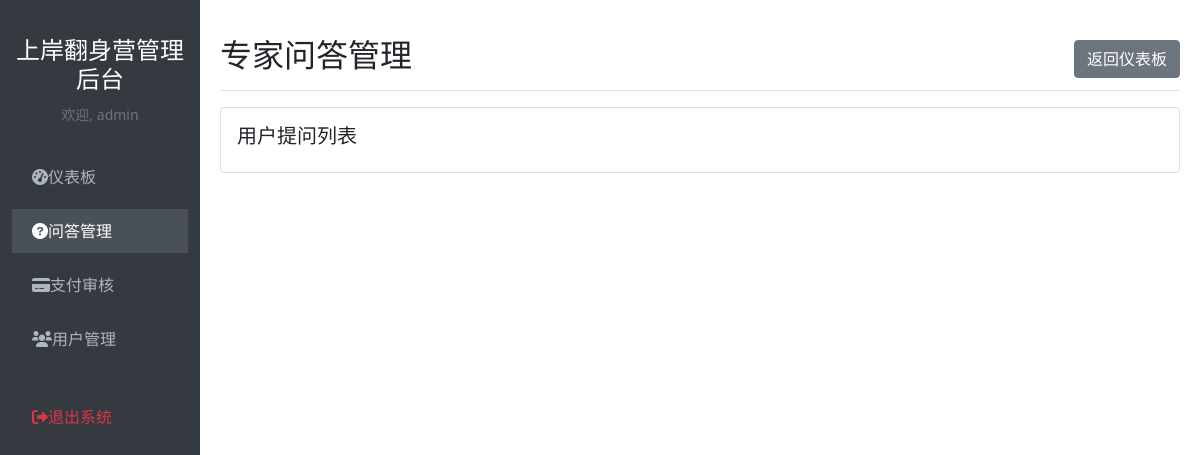
Page /admin/questions (signed in) on the earlier database version.
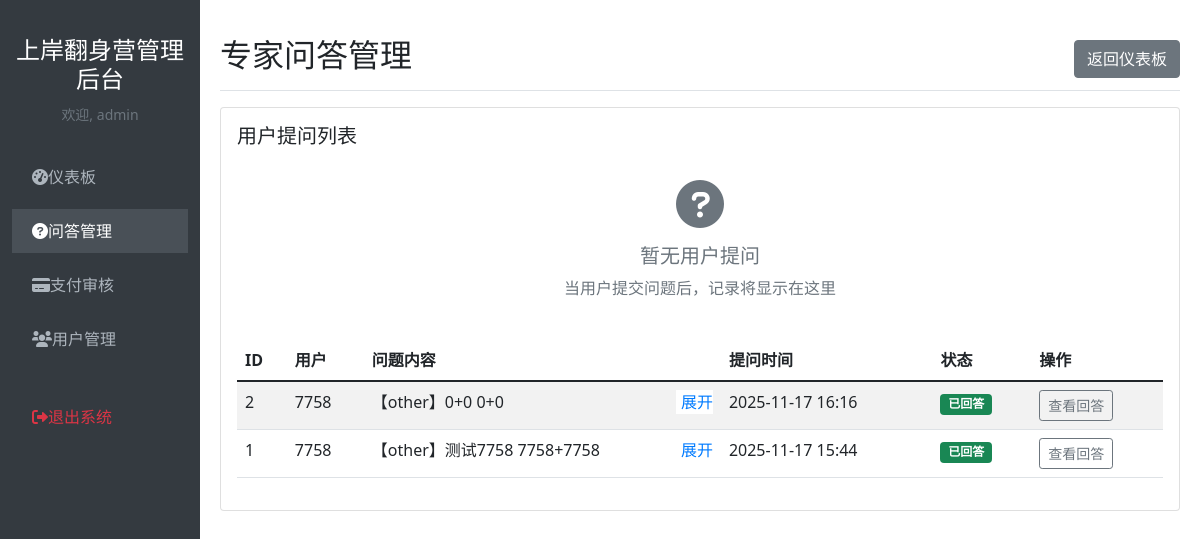
Same page on the later database version.
### app.py (models this page shows, shortened)
class Question(db.Model):
    id = db.Column(db.Integer, primary_key=True)
    user_id = db.Column(db.Integer, db.ForeignKey('user.id'), nullable=False)
    content = db.Column(db.Text, nullable=False)
    answer = db.Column(db.Text)
    answered = db.Column(db.Boolean, default=False)
    create_time = db.Column(db.DateTime, default=datetime.now)
    answer_time = db.Column(db.DateTime)

class User(db.Model):
    id = db.Column(db.Integer, primary_key=True)
    username = db.Column(db.String(80), unique=True, nullable=False)
    email = db.Column(db.String(120), unique=True, nullable=False)
    password = db.Column(db.String(200), nullable=False)
    is_admin = db.Column(db.Boolean, default=False)
    create_time = db.Column(db.DateTime, default=datetime.now)
    payments = db.relationship('Payment', backref='user', lazy=True)
    questions = db.relationship('Question', backref='user', lazy=True)

### app.py (the view)
@app.route('/admin/questions')
@admin_required
def admin_questions():
    questions = Question.query.order_by(Question.create_time.desc()).all()
    return render_template('admin_questions.html', questions=questions)

### app.py (called while the page is built)
def admin_required(f):
    @wraps(f)
    def decorated_function(*args, **kwargs):
        if not session.get('admin_logged_in'):
            flash('请先登录管理员账号', 'warning')
            return redirect(url_for('admin_login'))
        return f(*args, **kwargs)
    return decorated_function

### templates/admin_questions.html (shortened to what this page needs)
<!DOCTYPE html>
<html lang="zh-CN">
<head>
    <link href="https://cdn.jsdelivr.net/npm/bootstrap@5.1.3/dist/css/bootstrap.min.css" rel="stylesheet">
    <link rel="stylesheet" href="https://cdnjs.cloudflare.com/ajax/libs/font-awesome/6.0.0/css/all.min.css">
</head>
<body>
    <div class="container-fluid">
        <div class="row">
            <nav class="col-md-3 col-lg-2 d-md-block sidebar collapse">
                <div class="position-sticky pt-3">
                    <div class="sidebar-header text-center mb-4">
                        <h4>上岸翻身营管理后台</h4>
                        <small class="text-muted">欢迎, {{ session.get('admin_username') }}</small>
                    </div>
                    <ul class="nav flex-column">
                        <li class="nav-item">
                            <a class="nav-link" href="{{ url_for('admin_dashboard') }}">
                                <i class="fas fa-tachometer-alt"></i>仪表板
                            </a>
                        </li>
                        <li class="nav-item">
                            <a class="nav-link active" href="{{ url_for('admin_questions') }}">
                                <i class="fas fa-question-circle"></i>问答管理
                            </a>
                        </li>
                        <li class="nav-item">
                            <a class="nav-link" href="{{ url_for('admin_payments') }}">
                                <i class="fas fa-credit-card"></i>支付审核
                            </a>
                        </li>
                        <li class="nav-item">
                            <a class="nav-link" href="{{ url_for('admin_users') }}">
                                <i class="fas fa-users"></i>用户管理
                            </a>
                        </li>
                        <li class="nav-item mt-4">
                            <a class="nav-link text-danger" href="{{ url_for('admin_logout') }}">
                                <i class="fas fa-sign-out-alt"></i>退出系统
                            </a>
                        </li>
                    </ul>
                </div>
            </nav>
            <main class="col-md-9 ms-sm-auto col-lg-10 main-content">
                <div
                    class="d-flex justify-content-between flex-wrap flex-md-nowrap align-items-center pt-3 pb-2 mb-3 border-bottom">
                    <h1 class="h2">专家问答管理</h1>
                    <a href="{{ url_for('admin_dashboard') }}" class="btn btn-secondary">返回仪表板</a>
                </div>
                <div class="card">
                    <div class="card-body">
                        <h5 class="card-title">用户提问列表</h5>
                        {% if questions %}
                        <div class="table-responsive">
                            <table class="table table-striped">
                                <thead>
                                    <tr>
                                        <th>ID</th>
                                        <th>用户</th>
                                        <th>问题内容</th>
                                        <th>提问时间</th>
                                        <th>状态</th>
                                        <th>操作</th>
                                    </tr>
                                </thead>
                                <tbody>
                                    {% for question in questions %}
                                    <tr>
                                        <td>{{ question.id }}</td>
                                        <td>
                                            {% if question.user %}
                                            {{ question.user.username }}
                                            {% else %}
                                            <span class="text-muted">用户已删除</span>
                                            {% endif %}
                                        </td>
                                        <td>
                                            <div class="question-content" id="content-{{ question.id }}">
                                                {{ question.content }}
                                                <span class="read-more" data-question-id="{{ question.id }}">展开</span>
                                            </div>
                                        </td>
                                        <td>{{ question.create_time.strftime('%Y-%m-%d %H:%M') }}</td>
                                        <td>
                                            {% if question.answered %}
                                            <span class="badge bg-success">已回答</span>
                                            {% else %}
                                            <span class="badge bg-warning">待回答</span>
                                            {% endif %}
                                        </td>
                                        <td>
                                            {% if not question.answered %}
                                            <button class="btn btn-sm btn-primary" data-bs-toggle="modal"
                                                data-bs-target="#answerModal" data-question-id="{{ question.id }}"
                                                data-question-content="{{ question.content | replace('"', ' &quot;')
                                                }}">
                                                回答
                                            </button>
                                            {% else %}
                                            <button class="btn btn-sm btn-outline-secondary" data-bs-toggle="modal"
                                                data-bs-target="#viewAnswerModal"
                                                data-question-content="{{ question.content | replace('"', ' &quot;') }}"
                                                data-answer="{{ question.answer | replace('"', ' &quot;') }}">
                                                查看回答
                                            </button>
                                            {% endif %}
                                        </td>
                                    </tr>
                                    {% endfor %}
                                    <div class="text-center py-4">
                                        <i class="fas fa-question-circle fa-3x text-muted mb-3"></i>
                                        <h5 class="text-muted">暂无用户提问</h5>
                                        <p class="text-muted">当用户提交问题后，记录将显示在这里</p>
                                    </div>
                                    {% endif %}
                        </div>
                    </div>
            </main>
        </div>
    </div>
</body>
</html>

### templates/admin_questions.html (style rules this page uses)
.sidebar { background: #343a40; color: white; height: 100vh; position: fixed; padding-top: 20px; }
.sidebar .nav-link { color: #adb5bd; padding: 10px 20px; margin: 5px 0; }
.sidebar .nav-link:hover, .sidebar .nav-link.active { color: white; background: #495057; }
.main-content { margin-left: 250px; padding: 20px; }
.question-content { max-height: 100px; overflow: hidden; position: relative; }
.read-more { position: absolute; bottom: 0; right: 0; background: white; padding-left: 5px; cursor: pointer; color: #007bff; }

Differences in the rows shown:
added Question: id "2", user.username "7758", content "【other】0+0 0+0", create_time "2025-11-17 16:16", answered "已回答"
added Question: id "1", user.username "7758", content "【other】测试7758 7758+7758", create_time "2025-11-17 15:44", answered "已回答"
Other differences:
text now shown: "ID 用户 问题内容 提问时间 状态 操作 暂无用户提问 当用户提交问题后，记录将显示在这里"
